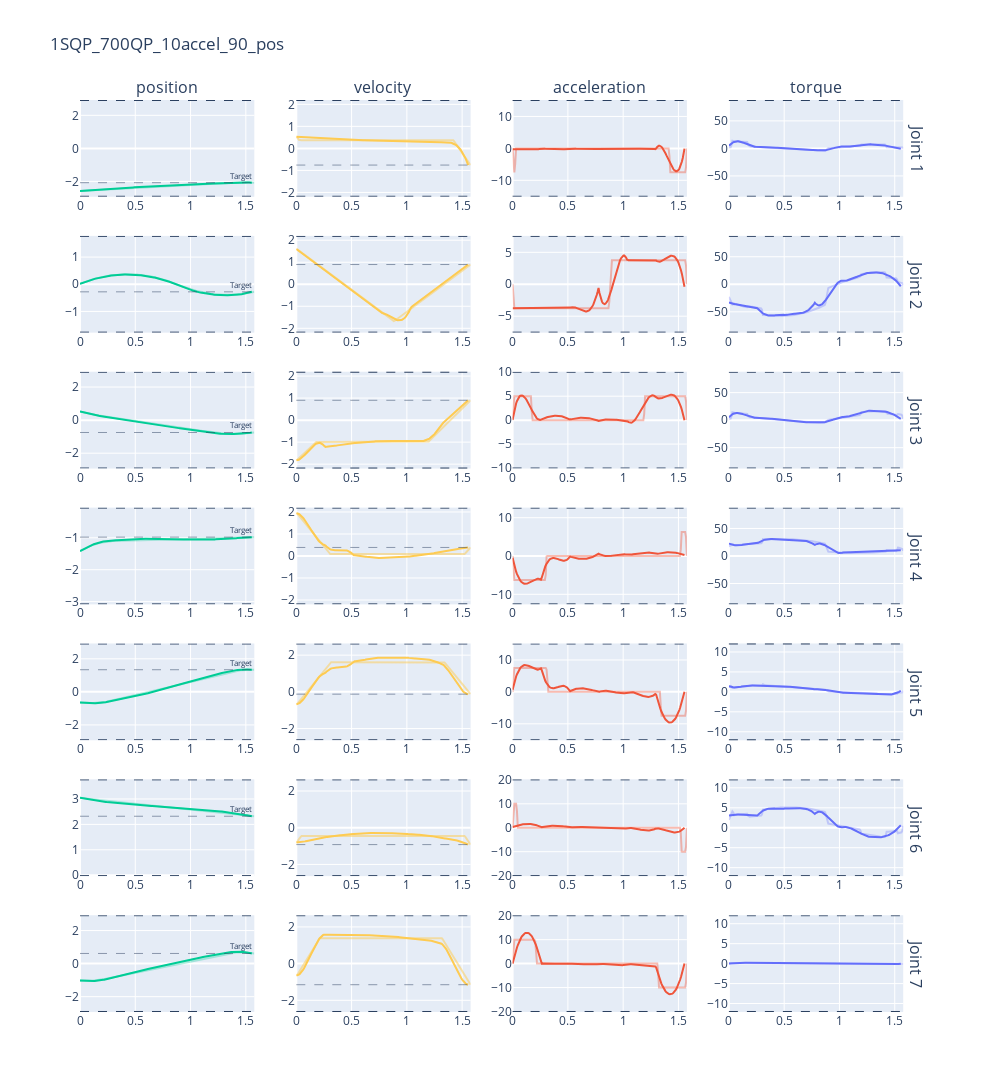

Source (notebook cell):
### Code cell
data = np.loadtxt("optimal_solution.txt")

target_state = data[0].T
target_position = target_state[1:8]
target_velocity = target_state[8:15]

data_rk = data[1:202].T
time_rk = data_rk[0]
position_rk = data_rk[1:8]
velocity_rk = data_rk[8:15]
acceleration_rk = data_rk[15:22]
torque_rk = data_rk[22:29]

data_mpc = data[202:].T
time_mpc = data_mpc[0]
position_mpc = data_mpc[1:8]
velocity_mpc = data_mpc[8:15]
acceleration_mpc = data_mpc[15:22]
torque_mpc = data_mpc[22:29]


position_limit = np.array([[-2.8973, -1.7628, -2.8973, -3.0718, -2.8973, -0.0175, -2.8973], 
                          [2.8973, 1.7628, 2.8973, -0.0698, 2.8973, 3.7525, 2.8973]])

velocity_limit = np.array([2.1750, 2.1750, 2.1750, 2.1750, 2.6100, 2.6100, 2.6100])

acceleration_limit = np.array([15.0, 7.5, 10.0, 12.5, 15.0, 20.0, 20.0])

torque_limit = np.array([87, 87, 87, 87, 12, 12, 12])

colors = px.colors.qualitative.Plotly
fig = make_subplots(rows=7, cols=4, column_titles=["position", "velocity", "acceleration", "torque"], row_titles=["Joint 1", "Joint 2", "Joint 3", "Joint 4", "Joint 5", "Joint 6", "Joint 7"])

for i in range(7):

    # Plot position trajectory, limit and target
    fig.add_trace(
    go.Scatter(x=time_mpc, y=position_mpc[i, :], line_color=colors[2]),
    row=i+1, col=1 )

    fig.add_trace(
    go.Scatter(x=time_rk, y=position_rk[i, :], opacity=0.3, line_color=colors[2]),
    row=i+1, col=1 )

    fig.add_hline(y=target_position[i],
    row=i+1, col=1, line_dash="dash", line_width=0.5, annotation_text="Target", annotation_font_size=8)

    fig.add_hline(y=position_limit[0, i],
    row=i+1, col=1, line_dash="dash", line_width=1)

    fig.add_hline(y=position_limit[1, i],
    row=i+1, col=1, line_dash="dash", line_width=1)

    # Plot velocitiy trajectory, limit and target
    fig.add_trace(
    go.Scatter(x=time_mpc, y=velocity_mpc[i, :], line_color=colors[9]),
    row=i+1, col=2 )

    fig.add_trace(
    go.Scatter(x=time_rk, y=velocity_rk[i, :], opacity=0.5, line_color=colors[9]),
    row=i+1, col=2 )

    fig.add_hline(y=target_velocity[i],
    row=i+1, col=2, line_dash="dash", line_width=0.5)

    fig.add_hline(y=velocity_limit[i],
    row=i+1, col=2, line_dash="dash", line_width=1)

    fig.add_hline(y=-velocity_limit[i],
    row=i+1, col=2, line_dash="dash", line_width=1)

    # Plot acceleration trajectory and limit
    fig.add_trace(
    go.Scatter(x=time_mpc, y=acceleration_mpc[i, :], line_color=colors[1]),
    row=i+1, col=3 )

    fig.add_trace(
    go.Scatter(x=time_rk, y=acceleration_rk[i, :], opacity=0.4, line_color=colors[1]),
    row=i+1, col=3 )

    fig.add_hline(y=acceleration_limit[i],
    row=i+1, col=3, line_dash="dash", line_width=1)

    fig.add_hline(y=-acceleration_limit[i],
    row=i+1, col=3, line_dash="dash", line_width=1)

    # Plot torque , limit and target
    fig.add_trace(
    go.Scatter(x=time_mpc, y=torque_mpc[i, :], line_color=colors[0]),
    row=i+1, col=4 )

    fig.add_trace(
    go.Scatter(x=time_rk, y=torque_rk[i, :], opacity=0.3, line_color=colors[0]),
    row=i+1, col=4 )

    fig.add_hline(y=torque_limit[i],
    row=i+1, col=4, line_dash="dash", line_width=1)

    fig.add_hline(y=-torque_limit[i],
    row=i+1, col=4, line_dash="dash", line_width=1)
title = "1SQP_700QP_10accel_90_pos"
fig.update_layout(height=2000, width=1000, title_text=title)
fig.update(layout_showlegend=False)
fig.show()

### Figure 1 — Plotly figure (JSON) as saved in the notebook; plotly's stock layout.template omitted (floating-point values rounded to 4 significant figures; data arrays with more than 128 entries replaced by an {"elided": "..."} marker saying what was removed)
{"data": [{"line": {"color": "#00CC96"}, "type": "scatter", "x": {"elided": "201 float values"}, "xaxis": "x", "y": {"elided": "201 float values"}, "yaxis": "y"}, {"line": {"color": "#00CC96"}, "opacity": 0.3, "type": "scatter", "x": {"elided": "201 float values"}, "xaxis": "x", "y": {"elided": "201 float values"}, "yaxis": "y"}, {"line": {"color": "#FECB52"}, "type": "scatter", "x": {"elided": "201 float values"}, "xaxis": "x2", "y": {"elided": "201 float values"}, "yaxis": "y2"}, {"line": {"color": "#FECB52"}, "opacity": 0.5, "type": "scatter", "x": {"elided": "201 float values"}, "xaxis": "x2", "y": {"elided": "201 float values"}, "yaxis": "y2"}, {"line": {"color": "#EF553B"}, "type": "scatter", "x": {"elided": "201 float values"}, "xaxis": "x3", "y": {"elided": "201 float values"}, "yaxis": "y3"}, {"line": {"color": "#EF553B"}, "opacity": 0.4, "type": "scatter", "x": {"elided": "201 float values"}, "xaxis": "x3", "y": {"elided": "201 float values"}, "yaxis": "y3"}, {"line": {"color": "#636EFA"}, "type": "scatter", "x": {"elided": "201 float values"}, "xaxis": "x4", "y": {"elided": "201 float values"}, "yaxis": "y4"}, {"line": {"color": "#636EFA"}, "opacity": 0.3, "type": "scatter", "x": {"elided": "201 float values"}, "xaxis": "x4", "y": {"elided": "201 float values"}, "yaxis": "y4"}, {"line": {"color": "#00CC96"}, "type": "scatter", "x": {"elided": "201 float values"}, "xaxis": "x5", "y": {"elided": "201 float values"}, "yaxis": "y5"}, {"line": {"color": "#00CC96"}, "opacity": 0.3, "type": "scatter", "x": {"elided": "201 float values"}, "xaxis": "x5", "y": {"elided": "201 float values"}, "yaxis": "y5"}, {"line": {"color": "#FECB52"}, "type": "scatter", "x": {"elided": "201 float values"}, "xaxis": "x6", "y": {"elided": "201 float values"}, "yaxis": "y6"}, {"line": {"color": "#FECB52"}, "opacity": 0.5, "type": "scatter", "x": {"elided": "201 float values"}, "xaxis": "x6", "y": {"elided": "201 float values"}, "yaxis": "y6"}, {"line": {"color": "#EF553B"}, "type": "scatter", "x": {"elided": "201 float values"}, "xaxis": "x7", "y": {"elided": "201 float values"}, "yaxis": "y7"}, {"line": {"color": "#EF553B"}, "opacity": 0.4, "type": "scatter", "x": {"elided": "201 float values"}, "xaxis": "x7", "y": {"elided": "201 float values"}, "yaxis": "y7"}, {"line": {"color": "#636EFA"}, "type": "scatter", "x": {"elided": "201 float values"}, "xaxis": "x8", "y": {"elided": "201 float values"}, "yaxis": "y8"}, {"line": {"color": "#636EFA"}, "opacity": 0.3, "type": "scatter", "x": {"elided": "201 float values"}, "xaxis": "x8", "y": {"elided": "201 float values"}, "yaxis": "y8"}, {"line": {"color": "#00CC96"}, "type": "scatter", "x": {"elided": "201 float values"}, "xaxis": "x9", "y": {"elided": "201 float values"}, "yaxis": "y9"}, {"line": {"color": "#00CC96"}, "opacity": 0.3, "type": "scatter", "x": {"elided": "201 float values"}, "xaxis": "x9", "y": {"elided": "201 float values"}, "yaxis": "y9"}, {"line": {"color": "#FECB52"}, "type": "scatter", "x": {"elided": "201 float values"}, "xaxis": "x10", "y": {"elided": "201 float values"}, "yaxis": "y10"}, {"line": {"color": "#FECB52"}, "opacity": 0.5, "type": "scatter", "x": {"elided": "201 float values"}, "xaxis": "x10", "y": {"elided": "201 float values"}, "yaxis": "y10"}, {"line": {"color": "#EF553B"}, "type": "scatter", "x": {"elided": "201 float values"}, "xaxis": "x11", "y": {"elided": "201 float values"}, "yaxis": "y11"}, {"line": {"color": "#EF553B"}, "opacity": 0.4, "type": "scatter", "x": {"elided": "201 float values"}, "xaxis": "x11", "y": {"elided": "201 float values"}, "yaxis": "y11"}, {"line": {"color": "#636EFA"}, "type": "scatter", "x": {"elided": "201 float values"}, "xaxis": "x12", "y": {"elided": "201 float values"}, "yaxis": "y12"}, {"line": {"color": "#636EFA"}, "opacity": 0.3, "type": "scatter", "x": {"elided": "201 float values"}, "xaxis": "x12", "y": {"elided": "201 float values"}, "yaxis": "y12"}, {"line": {"color": "#00CC96"}, "type": "scatter", "x": {"elided": "201 float values"}, "xaxis": "x13", "y": {"elided": "201 float values"}, "yaxis": "y13"}, {"line": {"color": "#00CC96"}, "opacity": 0.3, "type": "scatter", "x": {"elided": "201 float values"}, "xaxis": "x13", "y": {"elided": "201 float values"}, "yaxis": "y13"}, {"line": {"color": "#FECB52"}, "type": "scatter", "x": {"elided": "201 float values"}, "xaxis": "x14", "y": {"elided": "201 float values"}, "yaxis": "y14"}, {"line": {"color": "#FECB52"}, "opacity": 0.5, "type": "scatter", "x": {"elided": "201 float values"}, "xaxis": "x14", "y": {"elided": "201 float values"}, "yaxis": "y14"}, {"line": {"color": "#EF553B"}, "type": "scatter", "x": {"elided": "201 float values"}, "xaxis": "x15", "y": {"elided": "201 float values"}, "yaxis": "y15"}, {"line": {"color": "#EF553B"}, "opacity": 0.4, "type": "scatter", "x": {"elided": "201 float values"}, "xaxis": "x15", "y": {"elided": "201 float values"}, "yaxis": "y15"}, {"line": {"color": "#636EFA"}, "type": "scatter", "x": {"elided": "201 float values"}, "xaxis": "x16", "y": {"elided": "201 float values"}, "yaxis": "y16"}, {"line": {"color": "#636EFA"}, "opacity": 0.3, "type": "scatter", "x": {"elided": "201 float values"}, "xaxis": "x16", "y": {"elided": "201 float values"}, "yaxis": "y16"}, {"line": {"color": "#00CC96"}, "type": "scatter", "x": {"elided": "201 float values"}, "xaxis": "x17", "y": {"elided": "201 float values"}, "yaxis": "y17"}, {"line": {"color": "#00CC96"}, "opacity": 0.3, "type": "scatter", "x": {"elided": "201 float values"}, "xaxis": "x17", "y": {"elided": "201 float values"}, "yaxis": "y17"}, {"line": {"color": "#FECB52"}, "type": "scatter", "x": {"elided": "201 float values"}, "xaxis": "x18", "y": {"elided": "201 float values"}, "yaxis": "y18"}, {"line": {"color": "#FECB52"}, "opacity": 0.5, "type": "scatter", "x": {"elided": "201 float values"}, "xaxis": "x18", "y": {"elided": "201 float values"}, "yaxis": "y18"}, {"line": {"color": "#EF553B"}, "type": "scatter", "x": {"elided": "201 float values"}, "xaxis": "x19", "y": {"elided": "201 float values"}, "yaxis": "y19"}, {"line": {"color": "#EF553B"}, "opacity": 0.4, "type": "scatter", "x": {"elided": "201 float values"}, "xaxis": "x19", "y": {"elided": "201 float values"}, "yaxis": "y19"}, {"line": {"color": "#636EFA"}, "type": "scatter", "x": {"elided": "201 float values"}, "xaxis": "x20", "y": {"elided": "201 float values"}, "yaxis": "y20"}, {"line": {"color": "#636EFA"}, "opacity": 0.3, "type": "scatter", "x": {"elided": "201 float values"}, "xaxis": "x20", "y": {"elided": "201 float values"}, "yaxis": "y20"}, {"line": {"color": "#00CC96"}, "type": "scatter", "x": {"elided": "201 float values"}, "xaxis": "x21", "y": {"elided": "201 float values"}, "yaxis": "y21"}, {"line": {"color": "#00CC96"}, "opacity": 0.3, "type": "scatter", "x": {"elided": "201 float values"}, "xaxis": "x21", "y": {"elided": "201 float values"}, "yaxis": "y21"}, {"line": {"color": "#FECB52"}, "type": "scatter", "x": {"elided": "201 float values"}, "xaxis": "x22", "y": {"elided": "201 float values"}, "yaxis": "y22"}, {"line": {"color": "#FECB52"}, "opacity": 0.5, "type": "scatter", "x": {"elided": "201 float values"}, "xaxis": "x22", "y": {"elided": "201 float values"}, "yaxis": "y22"}, {"line": {"color": "#EF553B"}, "type": "scatter", "x": {"elided": "201 float values"}, "xaxis": "x23", "y": {"elided": "201 float values"}, "yaxis": "y23"}, {"line": {"color": "#EF553B"}, "opacity": 0.4, "type": "scatter", "x": {"elided": "201 float values"}, "xaxis": "x23", "y": {"elided": "201 float values"}, "yaxis": "y23"}, {"line": {"color": "#636EFA"}, "type": "scatter", "x": {"elided": "201 float values"}, "xaxis": "x24", "y": {"elided": "201 float values"}, "yaxis": "y24"}, {"line": {"color": "#636EFA"}, "opacity": 0.3, "type": "scatter", "x": {"elided": "201 float values"}, "xaxis": "x24", "y": {"elided": "201 float values"}, "yaxis": "y24"}, {"line": {"color": "#00CC96"}, "type": "scatter", "x": {"elided": "201 float values"}, "xaxis": "x25", "y": {"elided": "201 float values"}, "yaxis": "y25"}, {"line": {"color": "#00CC96"}, "opacity": 0.3, "type": "scatter", "x": {"elided": "201 float values"}, "xaxis": "x25", "y": {"elided": "201 float values"}, "yaxis": "y25"}, {"line": {"color": "#FECB52"}, "type": "scatter", "x": {"elided": "201 float values"}, "xaxis": "x26", "y": {"elided": "201 float values"}, "yaxis": "y26"}, {"line": {"color": "#FECB52"}, "opacity": 0.5, "type": "scatter", "x": {"elided": "201 float values"}, "xaxis": "x26", "y": {"elided": "201 float values"}, "yaxis": "y26"}, {"line": {"color": "#EF553B"}, "type": "scatter", "x": {"elided": "201 float values"}, "xaxis": "x27", "y": {"elided": "201 float values"}, "yaxis": "y27"}, {"line": {"color": "#EF553B"}, "opacity": 0.4, "type": "scatter", "x": {"elided": "201 float values"}, "xaxis": "x27", "y": {"elided": "201 float values"}, "yaxis": "y27"}, {"line": {"color": "#636EFA"}, "type": "scatter", "x": {"elided": "201 float values"}, "xaxis": "x28", "y": {"elided": "201 float values"}, "yaxis": "y28"}, {"line": {"color": "#636EFA"}, "opacity": 0.3, "type": "scatter", "x": {"elided": "201 float values"}, "xaxis": "x28", "y": {"elided": "201 float values"}, "yaxis": "y28"}], "layout": {"annotations": [{"font": {"size": 16}, "showarrow": false, "text": "position", "x": 0.1037, "xanchor": "center", "xref": "paper", "y": 1, "yanchor": "bottom", "yref": "paper"}, {"font": {"size": 16}, "showarrow": false, "text": "velocity", "x": 0.3612, "xanchor": "center", "xref": "paper", "y": 1, "yanchor": "bottom", "yref": "paper"}, {"font": {"size": 16}, "showarrow": false, "text": "acceleration", "x": 0.6188, "xanchor": "center", "xref": "paper", "y": 1, "yanchor": "bottom", "yref": "paper"}, {"font": {"size": 16}, "showarrow": false, "text": "torque", "x": 0.8762, "xanchor": "center", "xref": "paper", "y": 1, "yanchor": "bottom", "yref": "paper"}, {"font": {"size": 16}, "showarrow": false, "text": "Joint 1", "textangle": 90, "x": 0.98, "xanchor": "left", "xref": "paper", "y": 0.9469, "yanchor": "middle", "yref": "paper"}, {"font": {"size": 16}, "showarrow": false, "text": "Joint 2", "textangle": 90, "x": 0.98, "xanchor": "left", "xref": "paper", "y": 0.798, "yanchor": "middle", "yref": "paper"}, {"font": {"size": 16}, "showarrow": false, "text": "Joint 3", "textangle": 90, "x": 0.98, "xanchor": "left", "xref": "paper", "y": 0.649, "yanchor": "middle", "yref": "paper"}, {"font": {"size": 16}, "showarrow": false, "text": "Joint 4", "textangle": 90, "x": 0.98, "xanchor": "left", "xref": "paper", "y": 0.5, "yanchor": "middle", "yref": "paper"}, {"font": {"size": 16}, "showarrow": false, "text": "Joint 5", "textangle": 90, "x": 0.98, "xanchor": "left", "xref": "paper", "y": 0.351, "yanchor": "middle", "yref": "paper"}, {"font": {"size": 16}, "showarrow": false, "text": "Joint 6", "textangle": 90, "x": 0.98, "xanchor": "left", "xref": "paper", "y": 0.202, "yanchor": "middle", "yref": "paper"}, {"font": {"size": 16}, "showarrow": false, "text": "Joint 7", "textangle": 90, "x": 0.98, "xanchor": "left", "xref": "paper", "y": 0.05306, "yanchor": "middle", "yref": "paper"}, {"font": {"size": 8}, "showarrow": false, "text": "Target", "x": 1, "xanchor": "right", "xref": "x domain", "y": -2.076, "yanchor": "bottom", "yref": "y"}, {"font": {"size": 8}, "showarrow": false, "text": "Target", "x": 1, "xanchor": "right", "xref": "x5 domain", "y": -0.2789, "yanchor": "bottom", "yref": "y5"}, {"font": {"size": 8}, "showarrow": false, "text": "Target", "x": 1, "xanchor": "right", "xref": "x9 domain", "y": -0.7484, "yanchor": "bottom", "yref": "y9"}, {"font": {"size": 8}, "showarrow": false, "text": "Target", "x": 1, "xanchor": "right", "xref": "x13 domain", "y": -0.9795, "yanchor": "bottom", "yref": "y13"}, {"font": {"size": 8}, "showarrow": false, "text": "Target", "x": 1, "xanchor": "right", "xref": "x17 domain", "y": 1.339, "yanchor": "bottom", "yref": "y17"}, {"font": {"size": 8}, "showarrow": false, "text": "Target", "x": 1, "xanchor": "right", "xref": "x21 domain", "y": 2.32, "yanchor": "bottom", "yref": "y21"}, {"font": {"size": 8}, "showarrow": false, "text": "Target", "x": 1, "xanchor": "right", "xref": "x25 domain", "y": 0.6137, "yanchor": "bottom", "yref": "y25"}], "height": 2000, "shapes": [{"line": {"dash": "dash", "width": 0.5}, "type": "line", "x0": 0, "x1": 1, "xref": "x domain", "y0": -2.076, "y1": -2.076, "yref": "y"}, {"line": {"dash": "dash", "width": 1}, "type": "line", "x0": 0, "x1": 1, "xref": "x domain", "y0": -2.897, "y1": -2.897, "yref": "y"}, {"line": {"dash": "dash", "width": 1}, "type": "line", "x0": 0, "x1": 1, "xref": "x domain", "y0": 2.897, "y1": 2.897, "yref": "y"}, {"line": {"dash": "dash", "width": 0.5}, "type": "line", "x0": 0, "x1": 1, "xref": "x2 domain", "y0": -0.7575, "y1": -0.7575, "yref": "y2"}, {"line": {"dash": "dash", "width": 1}, "type": "line", "x0": 0, "x1": 1, "xref": "x2 domain", "y0": 2.175, "y1": 2.175, "yref": "y2"}, {"line": {"dash": "dash", "width": 1}, "type": "line", "x0": 0, "x1": 1, "xref": "x2 domain", "y0": -2.175, "y1": -2.175, "yref": "y2"}, {"line": {"dash": "dash", "width": 1}, "type": "line", "x0": 0, "x1": 1, "xref": "x3 domain", "y0": 15, "y1": 15, "yref": "y3"}, {"line": {"dash": "dash", "width": 1}, "type": "line", "x0": 0, "x1": 1, "xref": "x3 domain", "y0": -15, "y1": -15, "yref": "y3"}, {"line": {"dash": "dash", "width": 1}, "type": "line", "x0": 0, "x1": 1, "xref": "x4 domain", "y0": 87, "y1": 87, "yref": "y4"}, {"line": {"dash": "dash", "width": 1}, "type": "line", "x0": 0, "x1": 1, "xref": "x4 domain", "y0": -87, "y1": -87, "yref": "y4"}, {"line": {"dash": "dash", "width": 0.5}, "type": "line", "x0": 0, "x1": 1, "xref": "x5 domain", "y0": -0.2789, "y1": -0.2789, "yref": "y5"}, {"line": {"dash": "dash", "width": 1}, "type": "line", "x0": 0, "x1": 1, "xref": "x5 domain", "y0": -1.763, "y1": -1.763, "yref": "y5"}, {"line": {"dash": "dash", "width": 1}, "type": "line", "x0": 0, "x1": 1, "xref": "x5 domain", "y0": 1.763, "y1": 1.763, "yref": "y5"}, {"line": {"dash": "dash", "width": 0.5}, "type": "line", "x0": 0, "x1": 1, "xref": "x6 domain", "y0": 0.8964, "y1": 0.8964, "yref": "y6"}, {"line": {"dash": "dash", "width": 1}, "type": "line", "x0": 0, "x1": 1, "xref": "x6 domain", "y0": 2.175, "y1": 2.175, "yref": "y6"}, {"line": {"dash": "dash", "width": 1}, "type": "line", "x0": 0, "x1": 1, "xref": "x6 domain", "y0": -2.175, "y1": -2.175, "yref": "y6"}, {"line": {"dash": "dash", "width": 1}, "type": "line", "x0": 0, "x1": 1, "xref": "x7 domain", "y0": 7.5, "y1": 7.5, "yref": "y7"}, {"line": {"dash": "dash", "width": 1}, "type": "line", "x0": 0, "x1": 1, "xref": "x7 domain", "y0": -7.5, "y1": -7.5, "yref": "y7"}, {"line": {"dash": "dash", "width": 1}, "type": "line", "x0": 0, "x1": 1, "xref": "x8 domain", "y0": 87, "y1": 87, "yref": "y8"}, {"line": {"dash": "dash", "width": 1}, "type": "line", "x0": 0, "x1": 1, "xref": "x8 domain", "y0": -87, "y1": -87, "yref": "y8"}, {"line": {"dash": "dash", "width": 0.5}, "type": "line", "x0": 0, "x1": 1, "xref": "x9 domain", "y0": -0.7484, "y1": -0.7484, "yref": "y9"}, {"line": {"dash": "dash", "width": 1}, "type": "line", "x0": 0, "x1": 1, "xref": "x9 domain", "y0": -2.897, "y1": -2.897, "yref": "y9"}, {"line": {"dash": "dash", "width": 1}, "type": "line", "x0": 0, "x1": 1, "xref": "x9 domain", "y0": 2.897, "y1": 2.897, "yref": "y9"}, {"line": {"dash": "dash", "width": 0.5}, "type": "line", "x0": 0, "x1": 1, "xref": "x10 domain", "y0": 0.9012, "y1": 0.9012, "yref": "y10"}, {"line": {"dash": "dash", "width": 1}, "type": "line", "x0": 0, "x1": 1, "xref": "x10 domain", "y0": 2.175, "y1": 2.175, "yref": "y10"}, {"line": {"dash": "dash", "width": 1}, "type": "line", "x0": 0, "x1": 1, "xref": "x10 domain", "y0": -2.175, "y1": -2.175, "yref": "y10"}, {"line": {"dash": "dash", "width": 1}, "type": "line", "x0": 0, "x1": 1, "xref": "x11 domain", "y0": 10, "y1": 10, "yref": "y11"}, {"line": {"dash": "dash", "width": 1}, "type": "line", "x0": 0, "x1": 1, "xref": "x11 domain", "y0": -10, "y1": -10, "yref": "y11"}, {"line": {"dash": "dash", "width": 1}, "type": "line", "x0": 0, "x1": 1, "xref": "x12 domain", "y0": 87, "y1": 87, "yref": "y12"}, {"line": {"dash": "dash", "width": 1}, "type": "line", "x0": 0, "x1": 1, "xref": "x12 domain", "y0": -87, "y1": -87, "yref": "y12"}, {"line": {"dash": "dash", "width": 0.5}, "type": "line", "x0": 0, "x1": 1, "xref": "x13 domain", "y0": -0.9795, "y1": -0.9795, "yref": "y13"}, {"line": {"dash": "dash", "width": 1}, "type": "line", "x0": 0, "x1": 1, "xref": "x13 domain", "y0": -3.072, "y1": -3.072, "yref": "y13"}, {"line": {"dash": "dash", "width": 1}, "type": "line", "x0": 0, "x1": 1, "xref": "x13 domain", "y0": -0.0698, "y1": -0.0698, "yref": "y13"}, {"line": {"dash": "dash", "width": 0.5}, "type": "line", "x0": 0, "x1": 1, "xref": "x14 domain", "y0": 0.3891, "y1": 0.3891, "yref": "y14"}, {"line": {"dash": "dash", "width": 1}, "type": "line", "x0": 0, "x1": 1, "xref": "x14 domain", "y0": 2.175, "y1": 2.175, "yref": "y14"}, {"line": {"dash": "dash", "width": 1}, "type": "line", "x0": 0, "x1": 1, "xref": "x14 domain", "y0": -2.175, "y1": -2.175, "yref": "y14"}, {"line": {"dash": "dash", "width": 1}, "type": "line", "x0": 0, "x1": 1, "xref": "x15 domain", "y0": 12.5, "y1": 12.5, "yref": "y15"}, {"line": {"dash": "dash", "width": 1}, "type": "line", "x0": 0, "x1": 1, "xref": "x15 domain", "y0": -12.5, "y1": -12.5, "yref": "y15"}, {"line": {"dash": "dash", "width": 1}, "type": "line", "x0": 0, "x1": 1, "xref": "x16 domain", "y0": 87, "y1": 87, "yref": "y16"}, {"line": {"dash": "dash", "width": 1}, "type": "line", "x0": 0, "x1": 1, "xref": "x16 domain", "y0": -87, "y1": -87, "yref": "y16"}, {"line": {"dash": "dash", "width": 0.5}, "type": "line", "x0": 0, "x1": 1, "xref": "x17 domain", "y0": 1.339, "y1": 1.339, "yref": "y17"}, {"line": {"dash": "dash", "width": 1}, "type": "line", "x0": 0, "x1": 1, "xref": "x17 domain", "y0": -2.897, "y1": -2.897, "yref": "y17"}, {"line": {"dash": "dash", "width": 1}, "type": "line", "x0": 0, "x1": 1, "xref": "x17 domain", "y0": 2.897, "y1": 2.897, "yref": "y17"}, {"line": {"dash": "dash", "width": 0.5}, "type": "line", "x0": 0, "x1": 1, "xref": "x18 domain", "y0": -0.1245, "y1": -0.1245, "yref": "y18"}, {"line": {"dash": "dash", "width": 1}, "type": "line", "x0": 0, "x1": 1, "xref": "x18 domain", "y0": 2.61, "y1": 2.61, "yref": "y18"}, {"line": {"dash": "dash", "width": 1}, "type": "line", "x0": 0, "x1": 1, "xref": "x18 domain", "y0": -2.61, "y1": -2.61, "yref": "y18"}, {"line": {"dash": "dash", "width": 1}, "type": "line", "x0": 0, "x1": 1, "xref": "x19 domain", "y0": 15, "y1": 15, "yref": "y19"}, {"line": {"dash": "dash", "width": 1}, "type": "line", "x0": 0, "x1": 1, "xref": "x19 domain", "y0": -15, "y1": -15, "yref": "y19"}, {"line": {"dash": "dash", "width": 1}, "type": "line", "x0": 0, "x1": 1, "xref": "x20 domain", "y0": 12, "y1": 12, "yref": "y20"}, {"line": {"dash": "dash", "width": 1}, "type": "line", "x0": 0, "x1": 1, "xref": "x20 domain", "y0": -12, "y1": -12, "yref": "y20"}, {"line": {"dash": "dash", "width": 0.5}, "type": "line", "x0": 0, "x1": 1, "xref": "x21 domain", "y0": 2.32, "y1": 2.32, "yref": "y21"}, {"line": {"dash": "dash", "width": 1}, "type": "line", "x0": 0, "x1": 1, "xref": "x21 domain", "y0": -0.0175, "y1": -0.0175, "yref": "y21"}, {"line": {"dash": "dash", "width": 1}, "type": "line", "x0": 0, "x1": 1, "xref": "x21 domain", "y0": 3.752, "y1": 3.752, "yref": "y21"}, {"line": {"dash": "dash", "width": 0.5}, "type": "line", "x0": 0, "x1": 1, "xref": "x22 domain", "y0": -0.9189, "y1": -0.9189, "yref": "y22"}, {"line": {"dash": "dash", "width": 1}, "type": "line", "x0": 0, "x1": 1, "xref": "x22 domain", "y0": 2.61, "y1": 2.61, "yref": "y22"}, {"line": {"dash": "dash", "width": 1}, "type": "line", "x0": 0, "x1": 1, "xref": "x22 domain", "y0": -2.61, "y1": -2.61, "yref": "y22"}, {"line": {"dash": "dash", "width": 1}, "type": "line", "x0": 0, "x1": 1, "xref": "x23 domain", "y0": 20, "y1": 20, "yref": "y23"}, {"line": {"dash": "dash", "width": 1}, "type": "line", "x0": 0, "x1": 1, "xref": "x23 domain", "y0": -20, "y1": -20, "yref": "y23"}, {"line": {"dash": "dash", "width": 1}, "type": "line", "x0": 0, "x1": 1, "xref": "x24 domain", "y0": 12, "y1": 12, "yref": "y24"}, {"line": {"dash": "dash", "width": 1}, "type": "line", "x0": 0, "x1": 1, "xref": "x24 domain", "y0": -12, "y1": -12, "yref": "y24"}, {"line": {"dash": "dash", "width": 0.5}, "type": "line", "x0": 0, "x1": 1, "xref": "x25 domain", "y0": 0.6137, "y1": 0.6137, "yref": "y25"}, {"line": {"dash": "dash", "width": 1}, "type": "line", "x0": 0, "x1": 1, "xref": "x25 domain", "y0": -2.897, "y1": -2.897, "yref": "y25"}, {"line": {"dash": "dash", "width": 1}, "type": "line", "x0": 0, "x1": 1, "xref": "x25 domain", "y0": 2.897, "y1": 2.897, "yref": "y25"}, {"line": {"dash": "dash", "width": 0.5}, "type": "line", "x0": 0, "x1": 1, "xref": "x26 domain", "y0": -1.15, "y1": -1.15, "yref": "y26"}, {"line": {"dash": "dash", "width": 1}, "type": "line", "x0": 0, "x1": 1, "xref": "x26 domain", "y0": 2.61, "y1": 2.61, "yref": "y26"}, {"line": {"dash": "dash", "width": 1}, "type": "line", "x0": 0, "x1": 1, "xref": "x26 domain", "y0": -2.61, "y1": -2.61, "yref": "y26"}, {"line": {"dash": "dash", "width": 1}, "type": "line", "x0": 0, "x1": 1, "xref": "x27 domain", "y0": 20, "y1": 20, "yref": "y27"}, {"line": {"dash": "dash", "width": 1}, "type": "line", "x0": 0, "x1": 1, "xref": "x27 domain", "y0": -20, "y1": -20, "yref": "y27"}, {"line": {"dash": "dash", "width": 1}, "type": "line", "x0": 0, "x1": 1, "xref": "x28 domain", "y0": 12, "y1": 12, "yref": "y28"}, {"line": {"dash": "dash", "width": 1}, "type": "line", "x0": 0, "x1": 1, "xref": "x28 domain", "y0": -12, "y1": -12, "yref": "y28"}], "showlegend": false, "title": {"text": "1SQP_700QP_10accel_90_pos"}, "width": 1000, "xaxis": {"anchor": "y", "domain": [0, 0.2075]}, "xaxis10": {"anchor": "y10", "domain": [0.2575, 0.465]}, "xaxis11": {"anchor": "y11", "domain": [0.515, 0.7225]}, "xaxis12": {"anchor": "y12", "domain": [0.7725, 0.98]}, "xaxis13": {"anchor": "y13", "domain": [0, 0.2075]}, "xaxis14": {"anchor": "y14", "domain": [0.2575, 0.465]}, "xaxis15": {"anchor": "y15", "domain": [0.515, 0.7225]}, "xaxis16": {"anchor": "y16", "domain": [0.7725, 0.98]}, "xaxis17": {"anchor": "y17", "domain": [0, 0.2075]}, "xaxis18": {"anchor": "y18", "domain": [0.2575, 0.465]}, "xaxis19": {"anchor": "y19", "domain": [0.515, 0.7225]}, "xaxis2": {"anchor": "y2", "domain": [0.2575, 0.465]}, "xaxis20": {"anchor": "y20", "domain": [0.7725, 0.98]}, "xaxis21": {"anchor": "y21", "domain": [0, 0.2075]}, "xaxis22": {"anchor": "y22", "domain": [0.2575, 0.465]}, "xaxis23": {"anchor": "y23", "domain": [0.515, 0.7225]}, "xaxis24": {"anchor": "y24", "domain": [0.7725, 0.98]}, "xaxis25": {"anchor": "y25", "domain": [0, 0.2075]}, "xaxis26": {"anchor": "y26", "domain": [0.2575, 0.465]}, "xaxis27": {"anchor": "y27", "domain": [0.515, 0.7225]}, "xaxis28": {"anchor": "y28", "domain": [0.7725, 0.98]}, "xaxis3": {"anchor": "y3", "domain": [0.515, 0.7225]}, "xaxis4": {"anchor": "y4", "domain": [0.7725, 0.98]}, "xaxis5": {"anchor": "y5", "domain": [0, 0.2075]}, "xaxis6": {"anchor": "y6", "domain": [0.2575, 0.465]}, "xaxis7": {"anchor": "y7", "domain": [0.515, 0.7225]}, "xaxis8": {"anchor": "y8", "domain": [0.7725, 0.98]}, "xaxis9": {"anchor": "y9", "domain": [0, 0.2075]}, "yaxis": {"anchor": "x", "domain": [0.8939, 1]}, "yaxis10": {"anchor": "x10", "domain": [0.5959, 0.702]}, "yaxis11": {"anchor": "x11", "domain": [0.5959, 0.702]}, "yaxis12": {"anchor": "x12", "domain": [0.5959, 0.702]}, "yaxis13": {"anchor": "x13", "domain": [0.4469, 0.5531]}, "yaxis14": {"anchor": "x14", "domain": [0.4469, 0.5531]}, "yaxis15": {"anchor": "x15", "domain": [0.4469, 0.5531]}, "yaxis16": {"anchor": "x16", "domain": [0.4469, 0.5531]}, "yaxis17": {"anchor": "x17", "domain": [0.298, 0.4041]}, "yaxis18": {"anchor": "x18", "domain": [0.298, 0.4041]}, "yaxis19": {"anchor": "x19", "domain": [0.298, 0.4041]}, "yaxis2": {"anchor": "x2", "domain": [0.8939, 1]}, "yaxis20": {"anchor": "x20", "domain": [0.298, 0.4041]}, "yaxis21": {"anchor": "x21", "domain": [0.149, 0.2551]}, "yaxis22": {"anchor": "x22", "domain": [0.149, 0.2551]}, "yaxis23": {"anchor": "x23", "domain": [0.149, 0.2551]}, "yaxis24": {"anchor": "x24", "domain": [0.149, 0.2551]}, "yaxis25": {"anchor": "x25", "domain": [0, 0.1061]}, "yaxis26": {"anchor": "x26", "domain": [0, 0.1061]}, "yaxis27": {"anchor": "x27", "domain": [0, 0.1061]}, "yaxis28": {"anchor": "x28", "domain": [0, 0.1061]}, "yaxis3": {"anchor": "x3", "domain": [0.8939, 1]}, "yaxis4": {"anchor": "x4", "domain": [0.8939, 1]}, "yaxis5": {"anchor": "x5", "domain": [0.7449, 0.851]}, "yaxis6": {"anchor": "x6", "domain": [0.7449, 0.851]}, "yaxis7": {"anchor": "x7", "domain": [0.7449, 0.851]}, "yaxis8": {"anchor": "x8", "domain": [0.7449, 0.851]}, "yaxis9": {"anchor": "x9", "domain": [0.5959, 0.702]}}}
